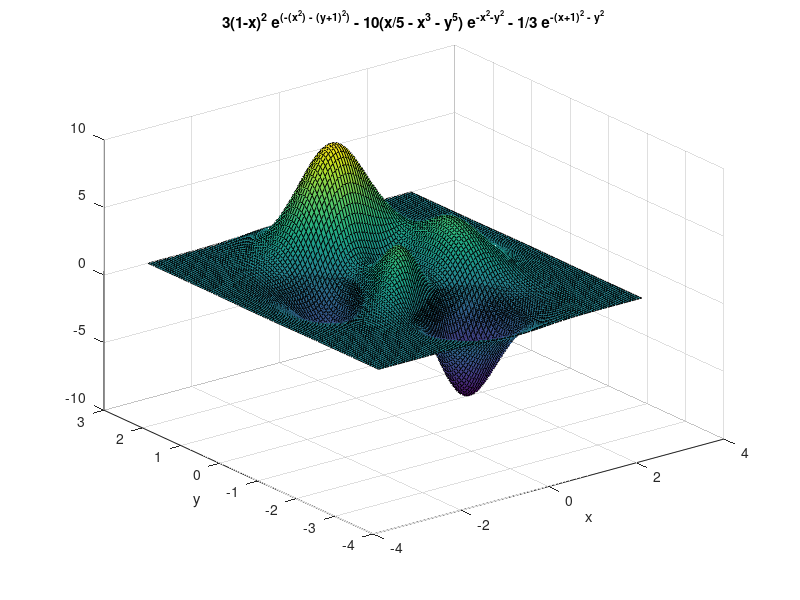
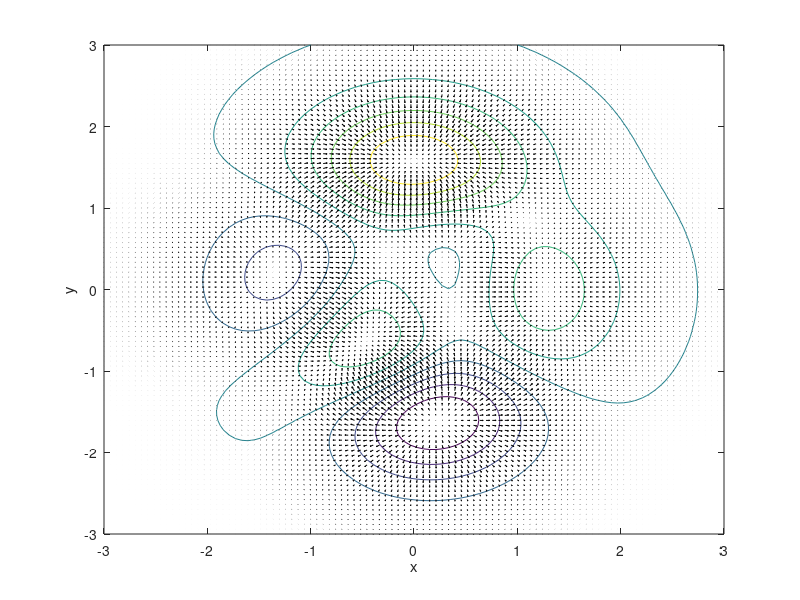

MATLAB code for these plots, in order: (Note: this script raises an error after producing the figures.)
clear all
close all

% get function values
% function to be minimized
N = 100;
[X,Y,Z] = peaks(N);

% get gradient
[dfdx,dfdy] = gradient(Z,X(1,2)-X(1,1),Y(2,1)-Y(1,1));

% plot function
s=surf(X,Y,Z); 
%s.EdgeColor = 'none';
hold on
xlabel('x'); ylabel('y');
% plot gradient
quiver(X,Y,dfdx,dfdy,'k')
title('3(1-x)^2 e^{(-(x^2) - (y+1)^2)} - 10(x/5 - x^3 - y^5) e^{-x^2-y^2} - 1/3 e^{-(x+1)^2 - y^2}')

% Now see in contour
figure
contour(X,Y,Z); hold on
quiver(X,Y,dfdx,dfdy,'k')
xlabel('x'); ylabel('y');

%==================================================
if 1
% gradient descent
% initial guess

xm = 1.5;
ym = -0.5;

% index corresponding to this location
[idx,idy] = return_index(X,Y,xm,ym);
% check
plot(X(idy,idx), Y(idy,idx),'og','MarkerSize',5)

% perform iteration
step_size = .1;

for ii = 1:40    
    [idx(ii),idy(ii)] = return_index(X,Y,xm(ii),ym(ii));
    
    dfdx_xm = dfdx(idy(ii),idx(ii));
    dfdy_ym = dfdy(idy(ii),idx(ii));
    
    % Model update
    xm(ii+1) = xm(ii) - step_size*dfdx_xm;
    ym(ii+1) = ym(ii) - step_size*dfdy_ym;
end

plot(xm,ym,'o-r','LineWidth',2)
title('gradient descent');
figure(1)
plot3(xm(1:end-1),ym(1:end-1),Z(sub2ind([N N],idy,idx)),'o-r','LineWidth',2)
end

%==================================================
% constraint function
% Let circle x^2 + y^2 = 1 be the constraint function
theta = [0:.05:2*pi];
radius = 1;
x = radius*cos(theta);
y = radius*sin(theta);

% Get location of constarin function in mesh
for ii = 1:length(x)
    [idx(ii),idy(ii)] = return_index(X,Y,x(ii),y(ii));
    
    dfdx_xm(ii) = dfdx(idy(ii),idx(ii));
    dfdy_ym(ii) = dfdy(idy(ii),idx(ii));

end
figure
% plot minimizing function
s=surf(X,Y,Z); 
%s.EdgeColor = 'none';
hold on
xlabel('x'); ylabel('y');
% plot constrain function
plot3(x,y,Z(sub2ind([N N],idy,idx)),'-r','LineWidth',5)
title('Peaks')

% plot gradient along circle
figure
contour(X,Y,Z); hold on
plot(x,y,'k');
quiver(x,y,dfdx_xm,dfdy_ym,'b');
quiver(x,y,2*x,2*y,'r')
%quiver(X,Y,dfdx,dfdy,'k')

% Check if minimizing function and contraint function gradient vectors
% align
% Use cross product
v1 = [dfdx_xm' dfdy_ym'];
v1_norm = (v1(:,1).^2 + v1(:,2).^2).^(1/2);
v2 = [2*x' 2*y'];
v2_norm = (v2(:,1).^2 + v2(:,2).^2).^(1/2);


%==================================================
% function for finding index specific to a location in mesh
function [idx,idy] = return_index(X,Y,xm,ym)
[valx,idx] = min(min(abs(X-xm)));
[valy,idy] = min(min(abs(Y'-ym)));
end
